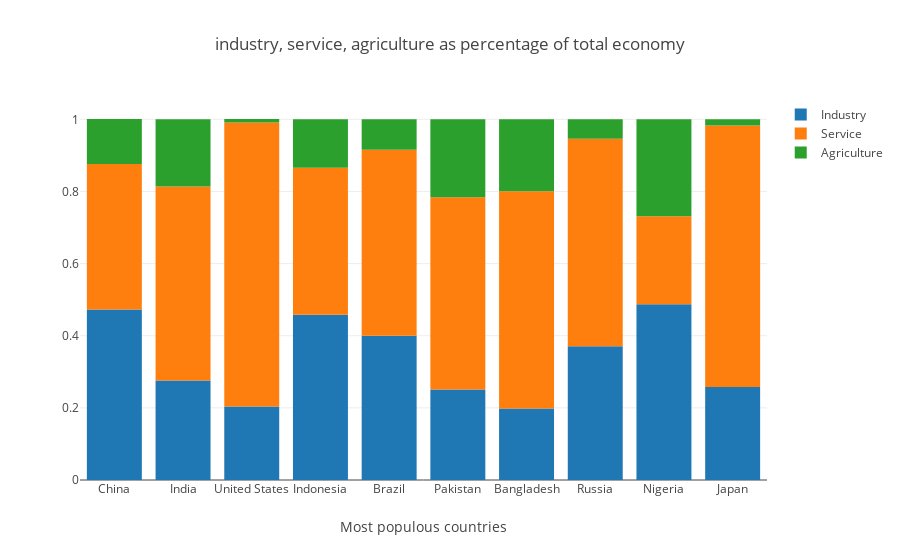

The notebook cell this image was saved under:
### Code cell
# 7. Plotly c)Bar Chart
x = pop.Country

trace1 = {
  'x': x,
  'y': pop.Industry,
  'name': 'Industry',
  'type': 'bar'
};
trace2 = {
  'x': x,
  'y': pop.Service,
  'name': 'Service',
  'type': 'bar'
};
trace3 = {
  'x': x,
  'y': pop.Agriculture,
  'name': 'Agriculture',
  'type': 'bar'
};

data = [trace1, trace2, trace3];
layout = {
  'xaxis': {'title': 'Most populous countries'},
  'barmode': 'relative',
  'title': 'industry, service, agriculture as percentage of total economy'
};
fig = go.Figure(data = data, layout = layout)
iplot(fig)

### Figure 1 — Plotly figure (JSON) as saved in the notebook; plotly's stock layout.template omitted (floating-point values rounded to 4 significant figures)
{"data": [{"name": "Industry", "type": "bar", "uid": "c385130a-3f96-495b-8866-a1f6908ad593", "x": ["China", "India", "United States", "Indonesia", "Brazil", "Pakistan", "Bangladesh", "Russia", "Nigeria", "Japan"], "y": [0.473, 0.276, 0.204, 0.458, 0.4, 0.251, 0.198, 0.371, 0.487, 0.258]}, {"name": "Service", "type": "bar", "uid": "f78123e8-d12a-4b3c-97b5-50d9a1578ee1", "x": ["China", "India", "United States", "Indonesia", "Brazil", "Pakistan", "Bangladesh", "Russia", "Nigeria", "Japan"], "y": [0.403, 0.538, 0.787, 0.408, 0.516, 0.533, 0.603, 0.575, 0.244, 0.725]}, {"name": "Agriculture", "type": "bar", "uid": "f9f31846-2c0f-4a41-97e2-c828e82de062", "x": ["China", "India", "United States", "Indonesia", "Brazil", "Pakistan", "Bangladesh", "Russia", "Nigeria", "Japan"], "y": [0.125, 0.186, 0.01, 0.134, 0.084, 0.216, 0.199, 0.054, 0.269, 0.017]}], "layout": {"barmode": "relative", "title": {"text": "industry, service, agriculture as percentage of total economy"}, "xaxis": {"title": {"text": "Most populous countries"}}}}
